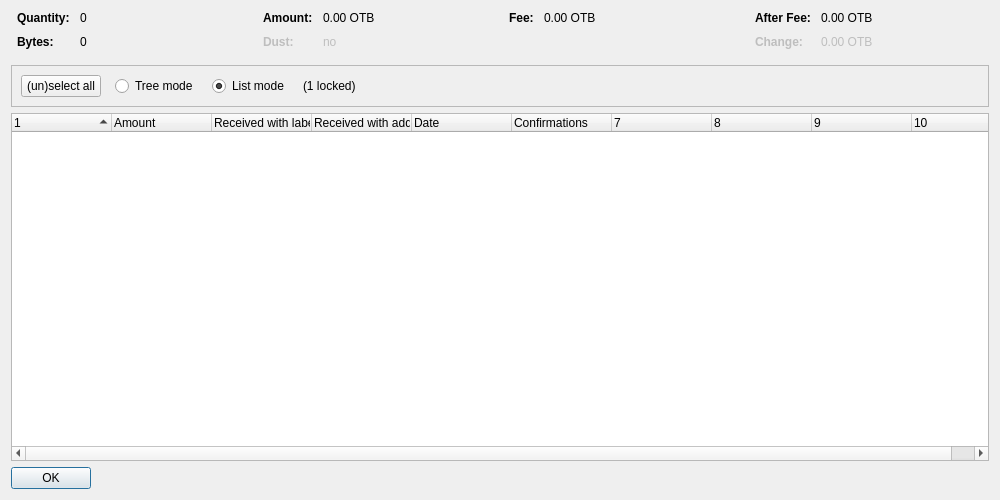
<?xml version="1.0" encoding="UTF-8"?>
<ui version="4.0">
 <class>CoinControlDialog</class>
 <widget class="QDialog" name="CoinControlDialog">
  <property name="geometry">
   <rect>
    <x>0</x>
    <y>0</y>
    <width>1000</width>
    <height>500</height>
   </rect>
  </property>
  <property name="windowTitle">
   <string>Coin Selection</string>
  </property>
  <layout class="QVBoxLayout" name="verticalLayout">
   <item>
    <layout class="QHBoxLayout" name="horizontalLayoutTop" stretch="0,0,0,0">
     <property name="topMargin">
      <number>0</number>
     </property>
     <property name="bottomMargin">
      <number>10</number>
     </property>
     <item>
      <layout class="QFormLayout" name="formLayoutCoinControl1">
       <property name="horizontalSpacing">
        <number>10</number>
       </property>
       <property name="verticalSpacing">
        <number>10</number>
       </property>
       <property name="leftMargin">
        <number>6</number>
       </property>
       <property name="rightMargin">
        <number>6</number>
       </property>
       <item row="0" column="0">
        <widget class="QLabel" name="labelCoinControlQuantityText">
         <property name="font">
          <font>
           <weight>75</weight>
           <bold>true</bold>
          </font>
         </property>
         <property name="text">
          <string>Quantity:</string>
         </property>
        </widget>
       </item>
       <item row="0" column="1">
        <widget class="QLabel" name="labelCoinControlQuantity">
         <property name="cursor">
          <cursorShape>IBeamCursor</cursorShape>
         </property>
         <property name="contextMenuPolicy">
          <enum>Qt::ActionsContextMenu</enum>
         </property>
         <property name="text">
          <string notr="true">0</string>
         </property>
         <property name="textInteractionFlags">
          <set>Qt::LinksAccessibleByMouse|Qt::TextSelectableByKeyboard|Qt::TextSelectableByMouse</set>
         </property>
        </widget>
       </item>
       <item row="1" column="0">
        <widget class="QLabel" name="labelCoinControlBytesText">
         <property name="font">
          <font>
           <weight>75</weight>
           <bold>true</bold>
          </font>
         </property>
         <property name="text">
          <string>Bytes:</string>
         </property>
        </widget>
       </item>
       <item row="1" column="1">
        <widget class="QLabel" name="labelCoinControlBytes">
         <property name="cursor">
          <cursorShape>IBeamCursor</cursorShape>
         </property>
         <property name="contextMenuPolicy">
          <enum>Qt::ActionsContextMenu</enum>
         </property>
         <property name="text">
          <string notr="true">0</string>
         </property>
         <property name="textInteractionFlags">
          <set>Qt::LinksAccessibleByMouse|Qt::TextSelectableByKeyboard|Qt::TextSelectableByMouse</set>
         </property>
        </widget>
       </item>
      </layout>
     </item>
     <item>
      <layout class="QFormLayout" name="formLayoutCoinControl2">
       <property name="horizontalSpacing">
        <number>10</number>
       </property>
       <property name="verticalSpacing">
        <number>10</number>
       </property>
       <property name="leftMargin">
        <number>6</number>
       </property>
       <property name="rightMargin">
        <number>6</number>
       </property>
       <item row="0" column="0">
        <widget class="QLabel" name="labelCoinControlAmountText">
         <property name="font">
          <font>
           <weight>75</weight>
           <bold>true</bold>
          </font>
         </property>
         <property name="text">
          <string>Amount:</string>
         </property>
        </widget>
       </item>
       <item row="0" column="1">
        <widget class="QLabel" name="labelCoinControlAmount">
         <property name="cursor">
          <cursorShape>IBeamCursor</cursorShape>
         </property>
         <property name="contextMenuPolicy">
          <enum>Qt::ActionsContextMenu</enum>
         </property>
         <property name="text">
          <string notr="true">0.00 OTB</string>
         </property>
         <property name="textInteractionFlags">
          <set>Qt::LinksAccessibleByMouse|Qt::TextSelectableByKeyboard|Qt::TextSelectableByMouse</set>
         </property>
        </widget>
       </item>
       <item row="1" column="0">
        <widget class="QLabel" name="labelCoinControlLowOutputText">
         <property name="enabled">
          <bool>false</bool>
         </property>
         <property name="font">
          <font>
           <weight>75</weight>
           <bold>true</bold>
          </font>
         </property>
         <property name="text">
          <string>Dust:</string>
         </property>
        </widget>
       </item>
       <item row="1" column="1">
        <widget class="QLabel" name="labelCoinControlLowOutput">
         <property name="enabled">
          <bool>false</bool>
         </property>
         <property name="cursor">
          <cursorShape>IBeamCursor</cursorShape>
         </property>
         <property name="contextMenuPolicy">
          <enum>Qt::ActionsContextMenu</enum>
         </property>
         <property name="text">
          <string notr="true">no</string>
         </property>
         <property name="textInteractionFlags">
          <set>Qt::LinksAccessibleByMouse|Qt::TextSelectableByKeyboard|Qt::TextSelectableByMouse</set>
         </property>
        </widget>
       </item>
      </layout>
     </item>
     <item>
      <layout class="QFormLayout" name="formLayoutCoinControl3">
       <property name="horizontalSpacing">
        <number>10</number>
       </property>
       <property name="verticalSpacing">
        <number>10</number>
       </property>
       <property name="leftMargin">
        <number>6</number>
       </property>
       <property name="rightMargin">
        <number>6</number>
       </property>
       <item row="0" column="0">
        <widget class="QLabel" name="labelCoinControlFeeText">
         <property name="font">
          <font>
           <weight>75</weight>
           <bold>true</bold>
          </font>
         </property>
         <property name="text">
          <string>Fee:</string>
         </property>
        </widget>
       </item>
       <item row="0" column="1">
        <widget class="QLabel" name="labelCoinControlFee">
         <property name="cursor">
          <cursorShape>IBeamCursor</cursorShape>
         </property>
         <property name="contextMenuPolicy">
          <enum>Qt::ActionsContextMenu</enum>
         </property>
         <property name="text">
          <string notr="true">0.00 OTB</string>
         </property>
         <property name="textInteractionFlags">
          <set>Qt::LinksAccessibleByMouse|Qt::TextSelectableByKeyboard|Qt::TextSelectableByMouse</set>
         </property>
        </widget>
       </item>
      </layout>
     </item>
     <item>
      <layout class="QFormLayout" name="formLayoutCoinControl4">
       <property name="horizontalSpacing">
        <number>10</number>
       </property>
       <property name="verticalSpacing">
        <number>10</number>
       </property>
       <property name="leftMargin">
        <number>6</number>
       </property>
       <property name="rightMargin">
        <number>6</number>
       </property>
       <item row="0" column="0">
        <widget class="QLabel" name="labelCoinControlAfterFeeText">
         <property name="font">
          <font>
           <weight>75</weight>
           <bold>true</bold>
          </font>
         </property>
         <property name="text">
          <string>After Fee:</string>
         </property>
        </widget>
       </item>
       <item row="0" column="1">
        <widget class="QLabel" name="labelCoinControlAfterFee">
         <property name="cursor">
          <cursorShape>IBeamCursor</cursorShape>
         </property>
         <property name="contextMenuPolicy">
          <enum>Qt::ActionsContextMenu</enum>
         </property>
         <property name="text">
          <string notr="true">0.00 OTB</string>
         </property>
         <property name="textInteractionFlags">
          <set>Qt::LinksAccessibleByMouse|Qt::TextSelectableByKeyboard|Qt::TextSelectableByMouse</set>
         </property>
        </widget>
       </item>
       <item row="1" column="0">
        <widget class="QLabel" name="labelCoinControlChangeText">
         <property name="enabled">
          <bool>false</bool>
         </property>
         <property name="font">
          <font>
           <weight>75</weight>
           <bold>true</bold>
          </font>
         </property>
         <property name="text">
          <string>Change:</string>
         </property>
        </widget>
       </item>
       <item row="1" column="1">
        <widget class="QLabel" name="labelCoinControlChange">
         <property name="enabled">
          <bool>false</bool>
         </property>
         <property name="cursor">
          <cursorShape>IBeamCursor</cursorShape>
         </property>
         <property name="contextMenuPolicy">
          <enum>Qt::ActionsContextMenu</enum>
         </property>
         <property name="text">
          <string notr="true">0.00 OTB</string>
         </property>
         <property name="textInteractionFlags">
          <set>Qt::LinksAccessibleByMouse|Qt::TextSelectableByKeyboard|Qt::TextSelectableByMouse</set>
         </property>
        </widget>
       </item>
      </layout>
     </item>
    </layout>
   </item>
   <item>
    <widget class="QFrame" name="frame">
     <property name="minimumSize">
      <size>
       <width>0</width>
       <height>40</height>
      </size>
     </property>
     <property name="frameShape">
      <enum>QFrame::StyledPanel</enum>
     </property>
     <property name="frameShadow">
      <enum>QFrame::Sunken</enum>
     </property>
     <layout class="QHBoxLayout" name="horizontalLayout">
      <item>
       <layout class="QHBoxLayout" name="horizontalLayoutPanel" stretch="0,0,0,0,0">
        <property name="spacing">
         <number>14</number>
        </property>
        <item>
         <widget class="QPushButton" name="pushButtonSelectAll">
          <property name="sizePolicy">
           <sizepolicy hsizetype="Maximum" vsizetype="Fixed">
            <horstretch>0</horstretch>
            <verstretch>0</verstretch>
           </sizepolicy>
          </property>
          <property name="text">
           <string>(un)select all</string>
          </property>
          <property name="autoDefault">
           <bool>false</bool>
          </property>
         </widget>
        </item>
        <item>
         <widget class="QRadioButton" name="radioTreeMode">
          <property name="sizePolicy">
           <sizepolicy hsizetype="Maximum" vsizetype="Fixed">
            <horstretch>0</horstretch>
            <verstretch>0</verstretch>
           </sizepolicy>
          </property>
          <property name="text">
           <string>Tree mode</string>
          </property>
         </widget>
        </item>
        <item>
         <widget class="QRadioButton" name="radioListMode">
          <property name="sizePolicy">
           <sizepolicy hsizetype="Maximum" vsizetype="Fixed">
            <horstretch>0</horstretch>
            <verstretch>0</verstretch>
           </sizepolicy>
          </property>
          <property name="text">
           <string>List mode</string>
          </property>
          <property name="checked">
           <bool>true</bool>
          </property>
         </widget>
        </item>
        <item>
         <widget class="QLabel" name="labelLocked">
          <property name="text">
           <string notr="true">(1 locked)</string>
          </property>
         </widget>
        </item>
        <item>
         <spacer name="horizontalSpacer">
          <property name="orientation">
           <enum>Qt::Horizontal</enum>
          </property>
          <property name="sizeHint" stdset="0">
           <size>
            <width>40</width>
            <height>20</height>
           </size>
          </property>
         </spacer>
        </item>
       </layout>
      </item>
     </layout>
    </widget>
   </item>
   <item>
    <widget class="CoinControlTreeWidget" name="treeWidget">
     <property name="contextMenuPolicy">
      <enum>Qt::CustomContextMenu</enum>
     </property>
     <property name="sortingEnabled">
      <bool>false</bool>
     </property>
     <property name="columnCount">
      <number>10</number>
     </property>
     <attribute name="headerShowSortIndicator" stdset="0">
      <bool>true</bool>
     </attribute>
     <attribute name="headerStretchLastSection">
      <bool>false</bool>
     </attribute>
     <column>
      <property name="text">
       <string/>
      </property>
     </column>
     <column>
      <property name="text">
       <string>Amount</string>
      </property>
     </column>
     <column>
      <property name="text">
       <string>Received with label</string>
      </property>
     </column>
     <column>
      <property name="text">
       <string>Received with address</string>
      </property>
     </column>
     <column>
      <property name="text">
       <string>Date</string>
      </property>
     </column>
     <column>
      <property name="text">
       <string>Confirmations</string>
      </property>
      <property name="toolTip">
       <string>Confirmed</string>
      </property>
     </column>
     <column>
      <property name="text">
       <string/>
      </property>
     </column>
     <column>
      <property name="text">
       <string/>
      </property>
     </column>
     <column>
      <property name="text">
       <string/>
      </property>
     </column>
     <column>
      <property name="text">
       <string/>
      </property>
     </column>
    </widget>
   </item>
   <item>
    <widget class="QDialogButtonBox" name="buttonBox">
     <property name="sizePolicy">
      <sizepolicy hsizetype="Maximum" vsizetype="Fixed">
       <horstretch>0</horstretch>
       <verstretch>0</verstretch>
      </sizepolicy>
     </property>
     <property name="orientation">
      <enum>Qt::Horizontal</enum>
     </property>
     <property name="standardButtons">
      <set>QDialogButtonBox::Ok</set>
     </property>
    </widget>
   </item>
  </layout>
 </widget>
 <customwidgets>
  <customwidget>
   <class>CoinControlTreeWidget</class>
   <extends>QTreeWidget</extends>
   <header>coincontroltreewidget.h</header>
  </customwidget>
 </customwidgets>
 <resources/>
 <connections/>
</ui>
